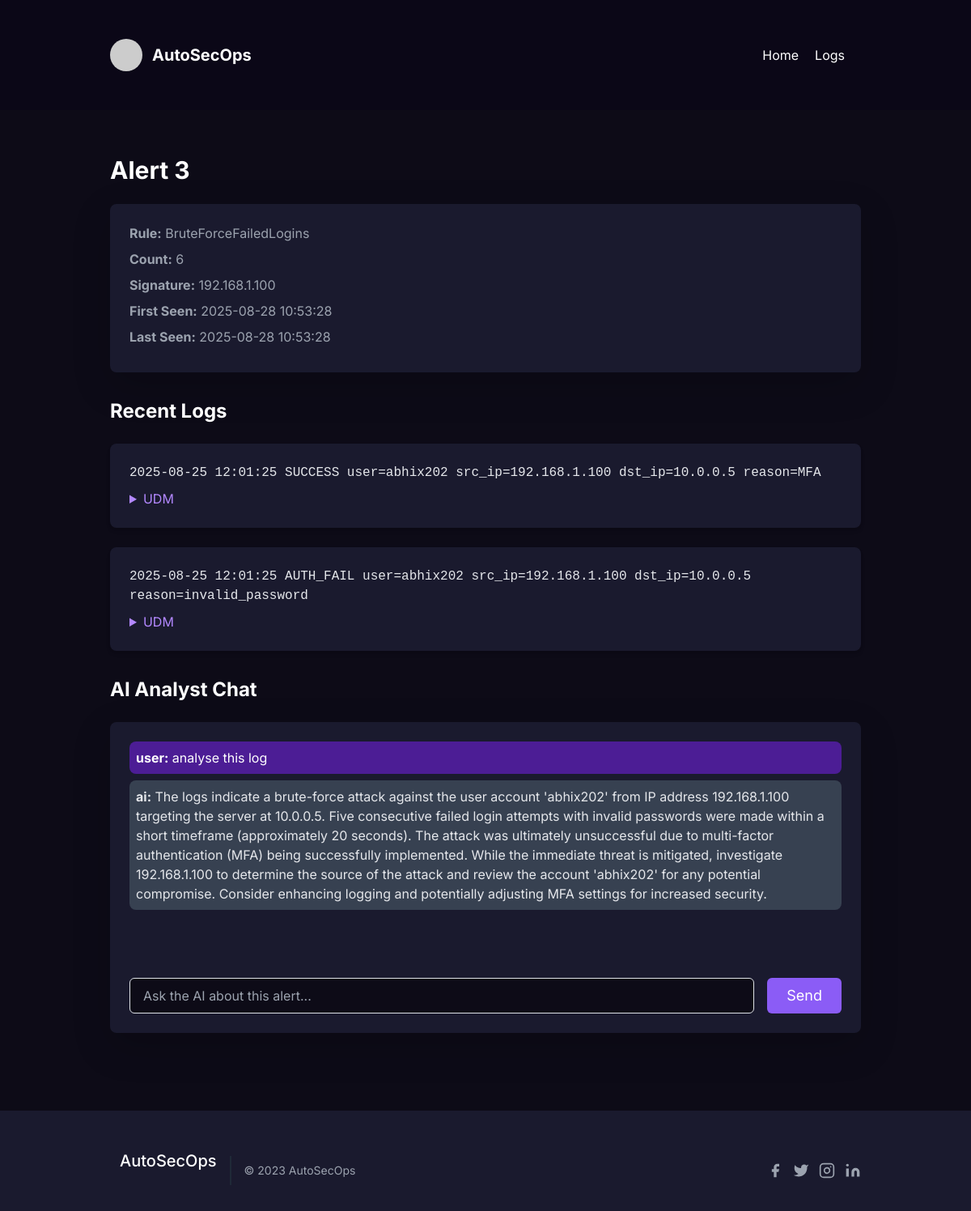
The page /alert/3 on the database its author committed.
### app.py (models this page shows)
class Alert(db.Model):
    id = db.Column(db.Integer, primary_key=True)
    yara_rule_name = db.Column(db.String(255), nullable=True)
    rule_id = db.Column(db.Integer, db.ForeignKey('rule.id'), nullable=True)
    signature = db.Column(db.String(128), unique=True, nullable=False)
    count = db.Column(db.Integer, default=1)
    first_seen = db.Column(db.DateTime, default=now_utc)
    last_seen = db.Column(db.DateTime, default=now_utc)
    sample_log_id = db.Column(db.Integer, db.ForeignKey('log.id'), nullable=True)
    display_sig = db.Column(db.String(255), nullable=True)

class Log(db.Model):
    id = db.Column(db.Integer, primary_key=True)
    raw = db.Column(db.Text, nullable=False)
    timestamp = db.Column(db.DateTime, nullable=True)
    udm = db.Column(db.Text)  # JSON string
    created_at = db.Column(db.DateTime, default=now_utc)

class AlertLog(db.Model):
    id = db.Column(db.Integer, primary_key=True)
    alert_id = db.Column(db.Integer, db.ForeignKey('alert.id'))
    log_id = db.Column(db.Integer, db.ForeignKey('log.id'))
    created_at = db.Column(db.DateTime, default=now_utc)

class ChatHistory(db.Model):
    id = db.Column(db.Integer, primary_key=True)
    alert_id = db.Column(db.Integer, db.ForeignKey('alert.id'), nullable=False)
    role = db.Column(db.String(10), nullable=False) # 'user' or 'ai'
    message = db.Column(db.Text, nullable=False)
    timestamp = db.Column(db.DateTime, default=now_utc)

### app.py (the view)
@app.route('/alert/<int:alert_id>')
def alert_view(alert_id):
    a = Alert.query.get_or_404(alert_id)
    links = AlertLog.query.filter_by(alert_id=alert_id).order_by(AlertLog.created_at.desc()).limit(50).all()
    chat_history = ChatHistory.query.filter_by(alert_id=alert_id).order_by(ChatHistory.timestamp.asc()).all()
    return render_template('alert_view.html', alert=a, links=links, Log=Log, chat_history=chat_history)

### templates/alert_view.html (shortened to what this page needs)
<!doctype html>
<html lang="en">
<head>
    <link href="https://cdn.jsdelivr.net/npm/bootstrap@5.3.0/dist/css/bootstrap.min.css" rel="stylesheet">
    <link href="https://cdn.jsdelivr.net/npm/tailwindcss@2.2.19/dist/tailwind.min.css" rel="stylesheet">
</head>
<body>
    <div class="fixed top-0 left-0 w-full z-50">
        <header class="text-white body-font bg-custom-dark">
            <div class="container mx-auto flex p-5 items-center justify-between">
                <a class="flex items-center text-white">
                    <img src="https://placehold.co/40x40/5c5c8a/FFFFFF" alt="Logo" class="w-10 h-10 rounded-full">
                    <span class="ml-3 text-xl font-bold">AutoSecOps</span>
                </a>
                <nav class="md:ml-auto flex flex-wrap items-center text-base justify-center">
                    <a href="/" class="mr-5 hover:text-purple-400 cursor-pointer transition-colors">Home</a>
                    <a href="/logs" class="mr-5 hover:text-purple-400 cursor-pointer transition-colors">Logs</a>
                </nav>
            </div>
        </header>
    </div>
    <main class="min-h-screen bg-gray-900 pt-24">
        <section id="alert-details" class="text-gray-400 body-font">
            <div class="container mx-auto px-5 py-24">
                <h2 class="text-3xl font-bold text-white mb-4">Alert {{ alert.id }}</h2>
                <div class="bg-gray-800 p-6 rounded-lg shadow-lg mb-8">
                    <p class="mb-2"><strong>Rule:</strong> {{ alert.yara_rule_name or alert.rule_id or 'N/A' }}</p>
                    <p class="mb-2"><strong>Count:</strong> {{ alert.count }}</p>
                    <p class="mb-2"><strong>Signature:</strong> {{ alert.display_sig or alert.yara_rule_name or 'N/A' }}</p>
                    <p class="mb-2"><strong>First Seen:</strong> {{ alert.first_seen.strftime('%Y-%m-%d %H:%M:%S') }}</p>
                    <p class="mb-2"><strong>Last Seen:</strong> {{ alert.last_seen.strftime('%Y-%m-%d %H:%M:%S') }}</p>
                </div>
                <h3 class="text-2xl font-bold text-white mb-4">Recent Logs</h3>
                {% for link in links %}
                {% set log = Log.query.get(link.log_id) %}
                {% if log %}
                <div class="bg-gray-800 p-4 rounded-lg shadow-md mb-4">
                    <pre class="text-gray-200" style="white-space:pre-wrap;">{{ log.raw }}</pre>
                    <details class="mt-2">
                        <summary class="text-purple-400 cursor-pointer">UDM</summary>
                    </details>
                </div>
                {% endif %}
                {% endfor %}
                <h3 class="text-2xl font-bold text-white mt-8 mb-4">AI Analyst Chat</h3>
                <div class="bg-gray-800 p-6 rounded-lg shadow-lg flex flex-col h-96">
                    <div id="chat-messages" class="flex-grow overflow-y-auto mb-4">
                        {% for chat in chat_history %}
                        <div class="mb-2 p-2 rounded-lg {% if chat.role == 'user' %}bg-purple-900 text-white{% else %}bg-gray-700 text-gray-200{% endif %}">
                            <strong>{{ chat.role }}:</strong> {{ chat.message }}
                        </div>
                        {% endfor %}
                    </div>
                    <form id="chat-form" class="flex">
                        <input type="text" id="chat-input" name="message" placeholder="Ask the AI about this alert..." class="flex-grow bg-gray-900 rounded border border-gray-700 focus:border-purple-500 text-base outline-none text-gray-100 py-1 px-3 leading-8 transition-colors duration-200 ease-in-out" required>
                        <button type="submit" class="ml-4 text-white bg-purple-500 border-0 py-2 px-6 focus:outline-none hover:bg-purple-600 rounded text-lg">Send</button>
                    </form>
                </div>
            </div>
        </section>
    </main>
    <footer class="text-gray-400 bg-gray-800 body-font mt-auto">
        <div class="container px-5 py-8 mx-auto flex items-center sm:flex-row flex-col">
            <a class="flex title-font font-medium items-center md:justify-start justify-center text-white">
                <span class="ml-3 text-xl">AutoSecOps</span>
            </a>
            <p class="text-sm text-gray-400 sm:ml-4 sm:pl-4 sm:border-l-2 sm:border-gray-800 sm:py-2 sm:mt-0 mt-4">
                © 2023 AutoSecOps
            </p>
            <span class="inline-flex sm:ml-auto sm:mt-0 mt-4 justify-center sm:justify-start">
                <a class="text-gray-400">
                    <svg fill="currentColor" stroke-linecap="round" stroke-linejoin="round" stroke-width="2" class="w-5 h-5" viewBox="0 0 24 24">
                        <path d="M18 2h-3a5 5 0 00-5 5v3H7v4h3v8h4v-8h3l1-4h-4V7a1 1 0 011-1h3z"></path>
                    </svg>
                </a>
                <a class="ml-3 text-gray-400">
                    <svg fill="currentColor" stroke-linecap="round" stroke-linejoin="round" stroke-width="2" class="w-5 h-5" viewBox="0 0 24 24">
                        <path d="M23 3a10.9 10.9 0 01-3.14 1.53 4.48 4.48 0 00-7.86 3v1A10.66 10.66 0 013 4s-4 9 5 13a11.64 11.64 0 01-7 2c9 5 20 0 20-11.5a4.5 4.5 0 00-.08-.83A7.72 7.72 0 0023 3z"></path>
                    </svg>
                </a>
                <a class="ml-3 text-gray-400">
                    <svg fill="none" stroke="currentColor" stroke-linecap="round" stroke-linejoin="round" stroke-width="2" class="w-5 h-5" viewBox="0 0 24 24">
                        <rect width="20" height="20" x="2" y="2" rx="5" ry="5"></rect>
                        <path d="M16 11.37A4 4 0 1112.63 8 4 4 0 0116 11.37zm1.5-4.87h.01"></path>
                    </svg>
                </a>
                <a class="ml-3 text-gray-400">
                    <svg fill="currentColor" stroke="currentColor" stroke-linecap="round" stroke-linejoin="round" stroke-width="0" class="w-5 h-5" viewBox="0 0 24 24">
                        <path stroke="none" d="M16 8a6 6 0 016 6v7h-4v-7a2 2 0 00-2-2 2 2 0 00-2 2v7h-4v-7a6 6 0 016-6zM2 9h4v12H2z"></path>
                        <circle cx="4" cy="4" r="2" stroke="none"></circle>
                    </svg>
                </a>
            </span>
        </div>
    </footer>
</body>
</html>

### templates/alert_view.html (style rules this page uses)
body { font-family: 'Inter', sans-serif; background-color: #0d0b17; }
.bg-custom-dark { background-color: #0b0717; }
.bg-gray-900 { background-color: #0d0b17; }
.bg-gray-800 { background-color: #1a1a2e; }
.text-purple-400 { color: #b388ff; }

### rows shown on the page
Alert: id "3", yara_rule_name "BruteForceFailedLogins", count "6", display_sig "192.168.1.100", first_seen "2025-08-28 10:53:28", last_seen "2025-08-28 10:53:28"
Log: raw "2025-08-25 12:01:25 SUCCESS user=abhix202 src_ip=192.168.1.100 dst_ip=10.0.0.5 reason=MFA"
Log: raw "2025-08-25 12:01:25 AUTH_FAIL user=abhix202 src_ip=192.168.1.100 dst_ip=10.0.0.5 reason=invalid_password"
ChatHistory: role "user", message "analyse this log"
ChatHistory: role "ai", message "The logs indicate a brute-force attack against the user account 'abhix202' from IP address 192.168.1.100 targeting the server at 10.0.0.5. Five consecutive failed login attempts with invalid passwords were made within a short timeframe (approximately 20 seconds). The attack was ultimately unsuccessful due to multi-factor authentication (MFA) being successfully implemented. While the immediate threat is mitigated, investigate 192.168.1.100 to determine the source of the attack and review the account 'abhix202' for any potential compromise. Consider enhancing logging and potentially adjusting MFA settings for increased security."
